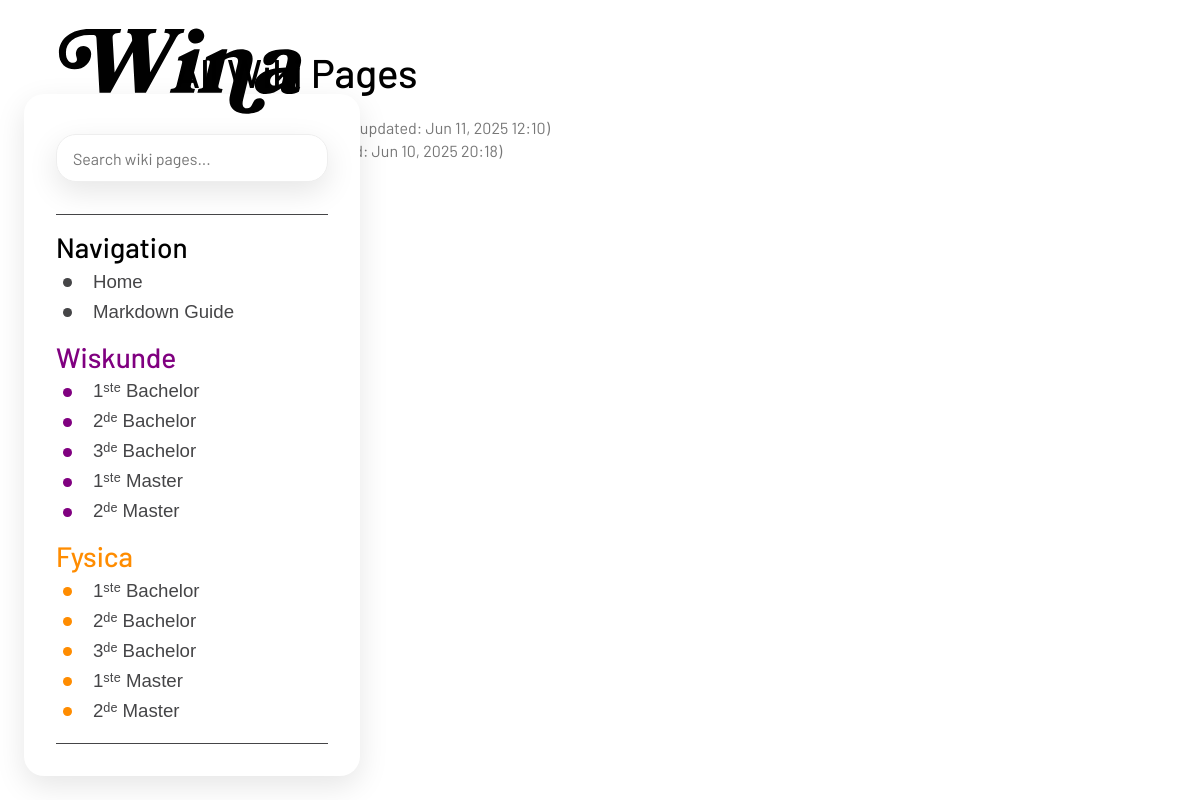
Page /all/ on the committed database.
### wiki2/models.py (models this page shows, shortened)
class WikiPage(models.Model):
    title = models.CharField(max_length=200, unique=True)
    slug = models.SlugField(max_length=200, unique=True, blank=True, help_text="Leave blank to auto-generate from title.")
    content = models.TextField(blank=True, help_text="Write your content in Markdown.")
    created_at = models.DateTimeField(auto_now_add=True)
    updated_at = models.DateTimeField(auto_now=True)
    last_modified_by = models.ForeignKey(
        settings.AUTH_USER_MODEL,
        on_delete=models.SET_NULL,
        null=True,
        blank=True,
        related_name='wiki_pages_modified',
        help_text="User who last modified the page."
    )
    def get_absolute_url(self):
        return reverse('wiki:wiki_page', kwargs={'slug': self.slug})

### wiki2/views.py (the view)
# urls.py: path('all/', views.all_wiki_pages, name='all_pages'),
def all_wiki_pages(request):
    pages = WikiPage.objects.all().order_by('-updated_at')
    return render(request, 'wiki/modules/wiki_list.html', {'pages': pages, 'list_title': "All Wiki Pages"})

### wiki2/context_processors.py (called while the page is built)
def _extract_json_array_from_text(text_content):
    code_block_match = re.search(r"^```(?:json)?\s*\n(.*?\n)```", text_content, re.DOTALL | re.MULTILINE)
    content_to_search = text_content
    if code_block_match:
        content_to_search = code_block_match.group(1)
    start_index = content_to_search.find('[')
    if start_index == -1:
        return None
    brace_level = 0
    for i in range(start_index, len(content_to_search)):
        char = content_to_search[i]
        if char == '[':
            brace_level += 1
        elif char == ']':
            brace_level -= 1
            if brace_level == 0:
                json_array_str = content_to_search[start_index : i + 1]
                try:
                    json.loads(json_array_str)
                    return json_array_str
                except json.JSONDecodeError:
                    return None
    return None

### templates/wiki/modules/wiki_list.html (shortened to what this page needs)
{% extends "./wiki_base.html" %}
{% load static %}
{% block content %}
{% if not is_search %}
    <h1>All Wiki Pages</h1>
{% else %}
    <h1>Search Results</h1>
{% endif %}
    {% if pages %}
        <ul>
            {% for page in pages %}
                <li>
                    <a href="{{ page.get_absolute_url }}">{{ page.title }}</a>
                    <small style="color: #777;">(Last updated: {{ page.updated_at|date:"M d, Y H:i" }})</small>
                </li>
            {% endfor %}
        </ul>
    {% endif %}
{% endblock %}

### templates/wiki/modules/wiki_base.html (shortened to what this page needs)
{% load static %}
<link rel="stylesheet", href="{% static 'wiki/css/style.css'%}">
<link rel="stylesheet", href="{% static 'wiki/css/wiki.css'%}">
<div id="page">
    {% include "./menu.html" %}
    <div id="wiki-content">
        {% block content %}
        {% endblock %}
    </div>
</div>

### templates/wiki/modules/menu.html (shortened to what this page needs)
{% load static %}
<link rel="stylesheet" href="{% static 'wiki/css/menu.css'%}">
<a href="{% url 'wiki:wiki' %}"><img src="{% static 'wiki/icons/wina.svg' %}" onclick='' class="desktop-only" alt="Wina Logo" style="position: fixed; left: calc(2vw - 2.5rem); top: calc(2vw - 38px); width: 25rem; z-index: 100001; color: var(--primary-text-color);"></a>
<div id="menu" class="card-plain">
    <div class="menu-search-container">
        <form id="wikiMenuSearchForm" action="{% url 'wiki:search' %}" method="GET">
        </form>
    </div>
    <ul id="itembar">
        {% if custom_wiki_menu_sections %}
            {% for section in custom_wiki_menu_sections %}
                {% if section.title %}
                    <h3 data-section-title
                        {% if section.title_color %}style="color: {{ section.title_color }};"{% endif %}>
                        {% if section.section_url and section.section_url != "#" %}
                            <a href="{{ section.section_url }}" class="link section-title-link"
                               {% if section.section_is_external %}target="_blank" rel="noopener noreferrer"{% endif %}>
                                {{ section.title }}
                            </a>
                        {% else %}
                            {{ section.title }}
                        {% endif %}
                    </h3>
                    {% for item in section.items %}
                        {% if item.login_required %}
                            {% if user.is_authenticated %}
                            <li data-pinned-item data-slug="{{ item.slug|default:'' }}">
                                <a href="{{ item.url }}" class="link" {% if item.is_external %}target="_blank" rel="noopener noreferrer"{% endif %}>
                                    <button class="button-transparent">
                                        <span class="circle" {% if item.circle_color %}style="background-color: {{ item.circle_color }};"{% endif %}></span>
                                        {{ item.text }}
                                    </button>
                                </a>
                            </li>
                            {% endif %}
                        {% else %}
                            <li data-pinned-item data-slug="{{ item.slug|default:'' }}">
                                <a href="{{ item.url }}" class="link" {% if item.is_external %}target="_blank" rel="noopener noreferrer"{% endif %}>
                                    <button class="button-transparent">
                                        <span class="circle" {% if item.circle_color %}style="background-color: {{ item.circle_color }};"{% endif %}></span>
                                        {{ item.text }}
                                    </button>
                                </a>
                            </li>
                        {% endif %}
                    {% endfor %}
                {% endif %}
            {% endfor %}
        {% endif %}
    </ul>
</div>

### static/wiki/css/style.css (style rules this page uses)
h1, h2, h3, h4, h5, h6, .h1, .h2, .h3, .h4, .h5, .h6 { margin-top: 0; margin-bottom: 0; font-weight: 500; line-height: 1.2; font-family: inherit; }
h1, .h1 { font-size: calc(1.375rem + 4vw); margin-bottom: .5rem; }
h3, .h3 { font-size: calc(1.3rem + 1.6vw); }
@media (min-width: 1200px) { h1, .h1 { font-size: 2.5rem; } }
@media (min-width: 1200px) { h3, .h3 { font-size: 1.75rem; } }
.link { text-decoration: none; color: inherit; display: block; }
.card, .card-plain { background-color: var(--card-color); border-radius: 20px; overflow: hidden; box-shadow: 0px 10px 30px 0px rgba(0, 0, 0, 0.1); transition: opacity 0.2s ease, box-shadow 0.2s ease; opacity: 1; transition: transform 0.3s ease; }
.button-transparent { border: 2px solid transparent; border-radius: 20px; background-color: transparent; color: var(--primary-text-color); cursor: pointer; }

### static/wiki/css/wiki.css (style rules this page uses)
#page { display: flex; min-height: calc(100vh - 70px); }
#wiki-content { max-width: clamp(850px, 54vw, 54vw); width: calc(100% - 40px); margin: 20px auto; padding:20px; background-color: var(--primary-color); border-radius: 5px; }

### static/wiki/css/menu.css (style rules this page uses)
#menu { position: fixed; top: 0; left: 0; width: 100%; height: 100%; background-color: var(--card-color); padding: 1.5rem; box-sizing: border-box; transform: translateY(-100%); transition: transform 0.4s cubic-bezier(0.25, 0.8, 0.25, 1); z-index: 10001; display: flex; flex-direction: column; }
#itembar { border-top: 1px solid var(--secondary-text-color); border-bottom: 1px solid var(--secondary-text-color); overflow-y: auto; -ms-overflow-style: none; scrollbar-width: none; flex-grow: 1; margin-top: 1rem; }
#menu ul { list-style-type: none; padding: 0; margin: 0; }
#menu h3 { margin-top: 1rem; margin-bottom: 0rem; }
#menu li { margin: 4px 0; transition: transform 0.3s ease, font-weight 0.15s ease; }
#menu button.button-transparent { font-size: 14pt; color: var(--secondary-text-color); width: 100%; text-align: left; padding: 0.75rem 0.5rem; }
.menu-search-container { padding: 0.5rem 0; }
#wikiMenuSearchForm { display: flex; }
.circle { display: inline-block; width: calc(1lh * 0.4); height: calc(1lh * 0.4); border-radius: 50%; margin: 0 10px 0 5px; vertical-align: middle; margin-right: 1rem; background-color: var(--secondary-text-color); transition: background-color 0.2s ease-in-out; }
@media (min-width: 1101px) { #menu { top: calc(2vw + 70px); bottom: 2vw; left: 2vw; width: 21rem; height: auto; padding: 2rem; transform: translateX(0); background-color: var(--card-color); flex-direction: column; } }
@media (min-width: 1101px) { #itembar { position: absolute; border-top: 1px solid var(--secondary-text-color); border-bottom: 1px solid var(--secondary-text-color); top: 7.5rem; bottom: 2rem; left: 2rem; right: 2rem; width: calc(100% - 4rem); margin-top: 0; } }
@media (min-width: 1101px) { #menu button.button-transparent { width: auto; text-align: left; padding: 0; } }
#menu h3 a.section-title-link { text-decoration: none; color: inherit; display: inline-block; transition: transform 0.2s ease-in-out, color 0.2s ease-in-out; }

### rows in the picture
WikiPage: updated_at "Jun 11, 2025 12:10"
WikiPage: updated_at "Jun 10, 2025 20:18"

### other values in the picture
{{ section.title }} "Navigation" "Wiskunde" "Fysica"
{{ item.text }} "Home" "Markdown Guide" "1ˢᵗᵉ Bachelor" "2ᵈᵉ Bachelor" "3ᵈᵉ Bachelor" "1ˢᵗᵉ Master" "2ᵈᵉ Master" "1ˢᵗᵉ Bachelor" "2ᵈᵉ Bachelor" "3ᵈᵉ Bachelor" "1ˢᵗᵉ Master" "2ᵈᵉ Master"
